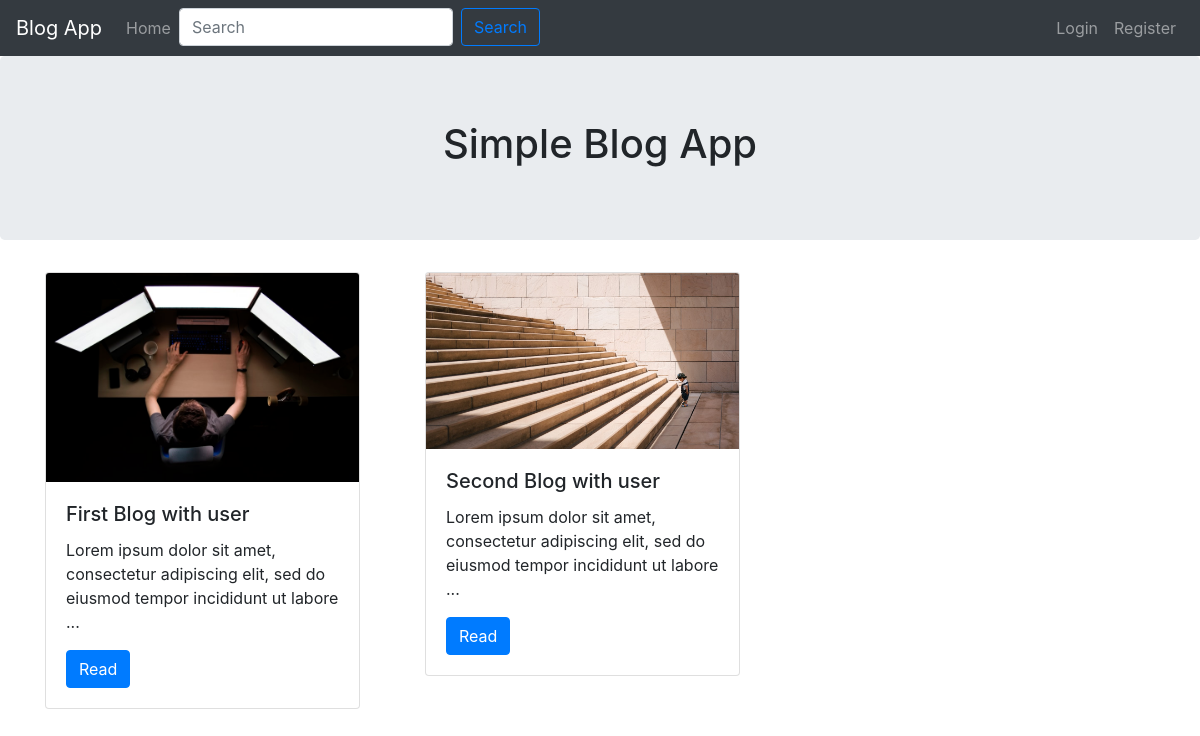
/blog/home, run on the app's committed database.
### blog/models.py (models this page shows, shortened)
class Blogs(models.Model):
    title = models.CharField(max_length=100)
    body = models.TextField()
    thumbnail = models.ImageField()
    date = models.DateField(auto_now=True)
    postuser = models.ForeignKey(User, on_delete=models.CASCADE)
    def snippet(self):
        return self.body[:100]

### blog/views.py (the view)
# urls.py: path('home', homepage),
def homepage(request):
    allblogs = Blogs.objects.all()
    return render(request, 'blog/homepage.html', {'allblogs': allblogs})

### blog/templates/blog/homepage.html (shortened to what this page needs)
{% extends 'baselayout.html' %}
{% block content%}
<div class="container">
  <div class="row">
    {% for blog in allblogs %}
    <div class="col-4">
      <div class="card" style="width: 90%;">
        <img
          class="card-img-top"
          src="{{blog.thumbnail.url}}"
          alt="Card image cap"
        />
        <div class="card-body">
          <h5 class="card-title">{{blog.title}}</h5>
          <p class="card-text">
            {{blog.snippet}} ...
          </p>
          <a href="read/{{blog.id}}/" class="btn btn-primary">Read</a>
        </div>
      </div>
    </div>
    {% endfor %}
  </div>
</div>
{% endblock %}

### templates/baselayout.html (shortened to what this page needs)
<!DOCTYPE html>
<html lang="en">
  <head>
    <link rel="stylesheet" href="/static/styles.css" />
    <link
      rel="stylesheet"
      href="https://maxcdn.bootstrapcdn.com/bootstrap/4.0.0/css/bootstrap.min.css"
    />
  </head>
  <body>
    <nav class="navbar navbar-expand-lg navbar-dark bg-dark">
      <a class="navbar-brand" href="#">Blog App</a>
      <div class="collapse navbar-collapse" id="navbarSupportedContent">
        <ul class="navbar-nav mr-auto">
          <li class="nav-item">
            <a class="nav-link" href="home">Home</a>
          </li>
          <li class="nav-item">
            <form
              class="form-inline my-2 my-lg-0"
              method="POST"
              action="search"
            >
              <input
                class="form-control mr-sm-2"
                type="search"
                placeholder="Search"
                aria-label="Search"
                name="searchtext"
              />
              <button
                class="btn btn-outline-primary my-2 my-sm-0"
                type="submit"
              >
                Search
              </button>
            </form>
          </li>
        </ul>
        <ul class="navbar-nav ml-auto">
          {% if user.is_authenticated %}
          <li class="nav-item">
            <a class="nav-link" href="mypost">My Post</a>
          </li>
          <li class="nav-item">
            <a class="btn btn-primary" href="newpost">+ New Post</a>
          </li>
          <li class="nav-item">
            <a class="btn btn-outline-primary my-2 my-sm-0" href="logout"
              >Logout</a
            >
          </li>
          {% else %}
          <li class="nav-item">
            <a class="nav-link" href="login">Login</a>
          </li>
          <li class="nav-item">
            <a class="nav-link" href="register">Register</a>
          </li>
          {% endif %}
        </ul>
      </div>
    </nav>
    <div class="jumbotron text-center">
      <h1>Simple Blog App</h1>
    </div>
    {% block content %} {% endblock %}
  </body>
</html>

### assets/styles.css (style rules this page uses)
body { background-color: aqua; }

### data on the page
Blogs: thumbnail (picture), title "First Blog with user", snippet "Lorem ipsum dolor sit amet, consectetur adipiscing elit, sed do eiusmod tempor incididunt ut labore"
Blogs: thumbnail (picture), title "Second Blog with user", snippet "Lorem ipsum dolor sit amet, consectetur adipiscing elit, sed do eiusmod tempor incididunt ut labore"
